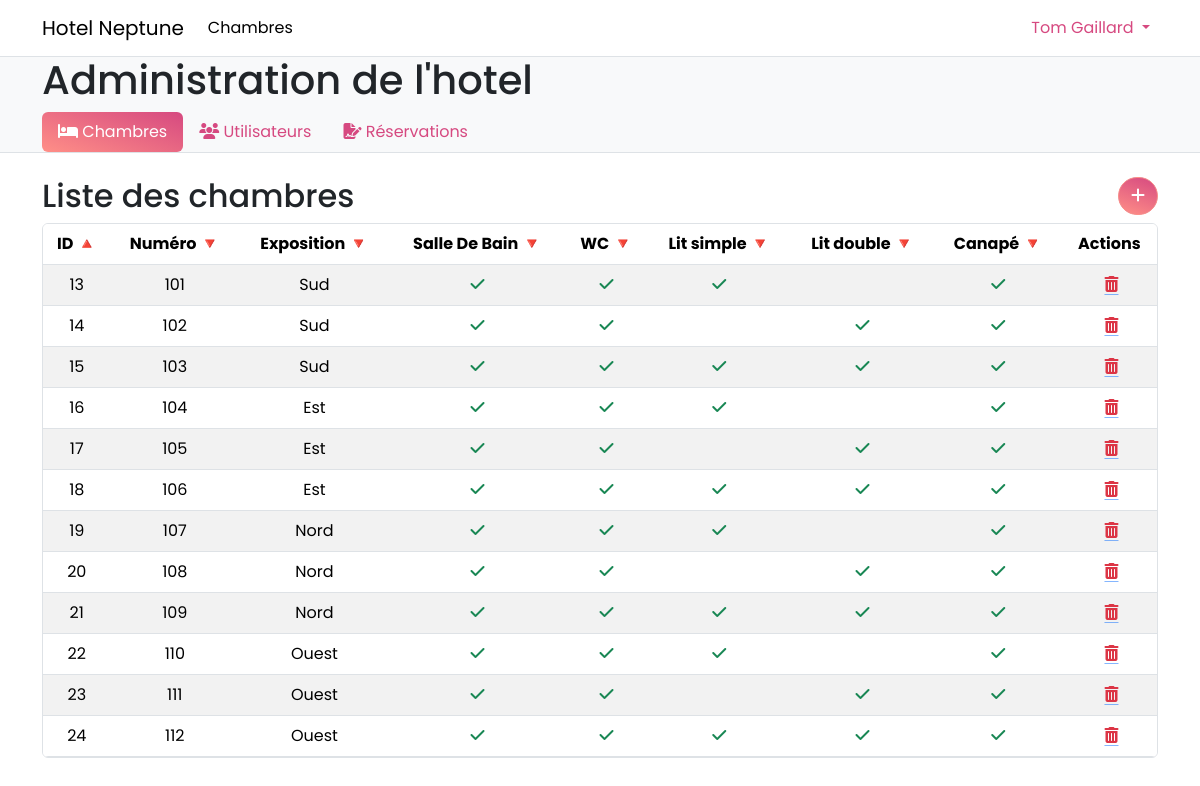
The page /admin/chambres/chambres.php (signed in) on the database its author committed.
### tables this page shows
CREATE TABLE bedroom (
        id INTEGER NOT NULL PRIMARY KEY AUTOINCREMENT,
        "number" INTEGER NOT NULL,
        bathroom INTEGER DEFAULT (0) NOT NULL,
        wc INTEGER DEFAULT (0) NOT NULL,
        expo INTEGER DEFAULT (0) NOT NULL,
        double_bed INTEGER DEFAULT (0) NOT NULL,
        single_bed INTEGER DEFAULT (0) NOT NULL,
        couch INTEGER DEFAULT (0) NOT NULL
    , image BLOB);

### public/admin/chambres/chambres.php (the view, shortened to what this page needs)
<?php
require_once __DIR__ . '/../../../database.php';
require_once __DIR__ . '/../../../_includes/admin_navbar.php';
$sortColumn = isset($_GET['sort']) ? $_GET['sort'] : 'id';
$sortOrder = isset($_GET['order']) ? $_GET['order'] : 'asc';
$query = $pdo->prepare("SELECT * FROM bedroom ORDER BY $sortColumn $sortOrder");
$query->execute();
$navbar = new Navbar();
$chambres = $query->fetchAll();
$expo = ['Nord', 'Est', 'Sud', 'Ouest'];
include __DIR__ . '/../../../_includes/document_start.php';
?>
<div class="bg-body-tertiary pt-5">
    <div class="container bg-body-tertiary">
        <h1 class="">Administration de l'hotel</h1>
    </div>
    <?php echo $navbar->render('chambres'); ?>
</div>
<div class="container my-4">
    <div class="row">
        <div class="col me-auto">
            <h2>Liste des chambres</h2>
        </div>
        <div class="col-auto">
            <a href="/admin/chambres/chambres_new.php" class="btn btn-primary rounded-pill">
                <i class="fa-solid fa-plus"></i>
            </a>
        </div>
    </div>
    <div class="table-responsive border rounded">
        <table class="table table-hover table-striped mb-0">
            <thead>
            <tr>
                <th style="text-align: center;">
                    <a href="?sort=id&order=<?php echo ($sortColumn == 'id' && $sortOrder == 'asc') ? 'desc' : 'asc'; ?>"
                       data-order="<?php echo ($sortColumn == 'id' && $sortOrder == 'asc') ? 'desc' : 'asc'; ?>">
                        ID
                    </a>
                </th>
                <th style="text-align: center;">
                    <a href="?sort=number&order=<?php echo ($sortColumn == 'number' && $sortOrder == 'asc') ? 'desc' : 'asc'; ?>"
                       data-order="<?php echo ($sortColumn == 'number' && $sortOrder == 'asc') ? 'desc' : 'asc'; ?>">
                        Numéro
                    </a>
                </th>
                <th style="text-align: center;">
                    <a href="?sort=expo&order=<?php echo ($sortColumn == 'expo' && $sortOrder == 'asc') ? 'desc' : 'asc'; ?>"
                       data-order="<?php echo ($sortColumn == 'expo' && $sortOrder == 'asc') ? 'desc' : 'asc'; ?>">
                        Exposition
                    </a>
                </th>
                <th style="text-align: center;">
                    <a href="?sort=bathroom&order=<?php echo ($sortColumn == 'bathroom' && $sortOrder == 'asc') ? 'desc' : 'asc'; ?>"
                       data-order="<?php echo ($sortColumn == 'bathroom' && $sortOrder == 'asc') ? 'desc' : 'asc'; ?>">
                        Salle De Bain
                    </a>
                </th>
                <th style="text-align: center;">
                    <a href="?sort=wc&order=<?php echo ($sortColumn == 'wc' && $sortOrder == 'asc') ? 'desc' : 'asc'; ?>"
                       data-order="<?php echo ($sortColumn == 'wc' && $sortOrder == 'asc') ? 'desc' : 'asc'; ?>">
                        WC
                    </a>
                </th>
                <th style="text-align: center;">
                    <a href="?sort=single_bed&order=<?php echo ($sortColumn == 'single_bed' && $sortOrder == 'asc') ? 'desc' : 'asc'; ?>"
                       data-order="<?php echo ($sortColumn == 'single_bed' && $sortOrder == 'asc') ? 'desc' : 'asc'; ?>">
                        Lit simple
                    </a>
                </th>
                <th style="text-align: center;">
                    <a href="?sort=double_bed&order=<?php echo ($sortColumn == 'double_bed' && $sortOrder == 'asc') ? 'desc' : 'asc'; ?>"
                       data-order="<?php echo ($sortColumn == 'double_bed' && $sortOrder == 'asc') ? 'desc' : 'asc'; ?>">
                        Lit double
                    </a>
                </th>
                <th style="text-align: center;">
                    <a href="?sort=couch&order=<?php echo ($sortColumn == 'couch' && $sortOrder == 'asc') ? 'desc' : 'asc'; ?>"
                       data-order="<?php echo ($sortColumn == 'couch' && $sortOrder == 'asc') ? 'desc' : 'asc'; ?>">
                        Canapé
                    </a>
                </th>
                <th style="text-align: center;">Actions
                </th>
            </tr>
            </thead>
            <tbody>
                <?php foreach ($chambres as $chambre) { ?>
                    <tr>
                        <td style="text-align: center;"><?php echo $chambre['id']; ?></td>
                        <td style="text-align: center;"><?php echo $chambre['number']; ?></td>
                        <td style="text-align: center;"><?php echo $expo[$chambre['expo']]; ?></td>
                        <td>
                            <?php if ($chambre['bathroom']) { ?>
                                <div style="text-align: center;">
                                    <i class="fa-solid fa-check text-success"></i>
                                </div>
                            <?php } ?>
                        </td>
                        <td>
                            <?php if ($chambre['wc']) { ?>
                                <div style="text-align: center;">
                                    <i class="fa-solid fa-check text-success"></i>
                                </div>
                            <?php } ?>
                        </td>
                        <td>
                            <?php if ($chambre['single_bed']) { ?>
                                <div style="text-align: center;">
                                    <i class="fa-solid fa-check text-success"></i>
                                </div>
                            <?php } ?>
                        </td>
                        <td>
                            <?php if ($chambre['double_bed']) { ?>
                                <div style="text-align: center;">
                                    <i class="fa-solid fa-check text-success"></i>
                                </div>
                            <?php } ?>
                        </td>
                        <td>
                            <?php if ($chambre['couch']) { ?>
                                <div style="text-align: center;">
                                    <i class="fa-solid fa-check text-success"></i>
                                </div>
                            <?php } ?>
                        </td>
                        <td style="text-align: center;">
                            <a
                                href="/admin/chambres/chambres_delete.php?id=<?php echo $chambre['id']; ?>"
                                class="icon-link text-danger"
                            >
                                <i class="fa-solid fa-trash-alt"></i>
                            </a>
                        </td>
                    </tr>
                <?php } ?>
            </tbody>
        </table>
    </div>
</div>
<?php include __DIR__ . '/../../../_includes/document_end.php'; ?>

### public/styles/main.css (style rules this page uses)
* { margin: 0; padding: 0; box-sizing: border-box; font-family: 'Poppins', sans-serif; }
.pt-5 { padding-top: 3.5rem!important; }
.btn-primary { color: #fff; background-image: linear-gradient(20deg, #FF8F87, #D64980); border-color: #FF8F87; --bs-btn-hover-color: #fff; --bs-btn-hover-bg: #FF8F87; --bs-btn-hover-border-color: #D64980; --bs-btn-focus-shadow-rgb: 49, 132, 253; --bs-btn-active-color: #fff; --bs-btn-active-bg: #0a58ca; --bs-btn-active-border-color: #0a53be; --bs-btn-active-shadow: inset 0 3px 5px rgba(0, 0, 0, 0.125); --bs-btn-disabled-color: #fff; --bs-btn-disabled-bg: #0d6efd; --bs-btn-disabled-border-color: #0d6efd; }
th a { color: inherit; text-decoration: none; }
th a::after { visibility: hidden; }
th a[data-order='asc']::after { content: "🔻"; visibility: visible; }
th a[data-order='desc']::after { content: "🔺"; visibility: visible; }

### rows shown on the page
bedroom: id "13", number "101", expo "Sud", bathroom 1 (drawn), wc 1 (drawn), single_bed 1 (drawn), couch 1 (drawn)
bedroom: id "14", number "102", expo "Sud", bathroom 1 (drawn), wc 1 (drawn), double_bed 1 (drawn), couch 1 (drawn)
bedroom: id "15", number "103", expo "Sud", bathroom 1 (drawn), wc 1 (drawn), single_bed 1 (drawn), double_bed 1 (drawn), couch 1 (drawn)
bedroom: id "16", number "104", expo "Est", bathroom 1 (drawn), wc 1 (drawn), single_bed 1 (drawn), couch 1 (drawn)
bedroom: id "17", number "105", expo "Est", bathroom 1 (drawn), wc 1 (drawn), double_bed 1 (drawn), couch 1 (drawn)
bedroom: id "18", number "106", expo "Est", bathroom 1 (drawn), wc 1 (drawn), single_bed 1 (drawn), double_bed 1 (drawn), couch 1 (drawn)
bedroom: id "19", number "107", expo "Nord", bathroom 1 (drawn), wc 1 (drawn), single_bed 1 (drawn), couch 1 (drawn)
bedroom: id "20", number "108", expo "Nord", bathroom 1 (drawn), wc 1 (drawn), double_bed 1 (drawn), couch 1 (drawn)
bedroom: id "21", number "109", expo "Nord", bathroom 1 (drawn), wc 1 (drawn), single_bed 1 (drawn), double_bed 1 (drawn), couch 1 (drawn)
bedroom: id "22", number "110", expo "Ouest", bathroom 1 (drawn), wc 1 (drawn), single_bed 1 (drawn), couch 1 (drawn)
bedroom: id "23", number "111", expo "Ouest", bathroom 1 (drawn), wc 1 (drawn), double_bed 1 (drawn), couch 1 (drawn)
bedroom: id "24", number "112", expo "Ouest", bathroom 1 (drawn), wc 1 (drawn), single_bed 1 (drawn), double_bed 1 (drawn), couch 1 (drawn)

### other values the page prints
$_SESSION['user']['firstname'] "Tom"
$_SESSION['user']['name'] "Gaillard"
$label "Chambres Utilisateurs Réservations"
